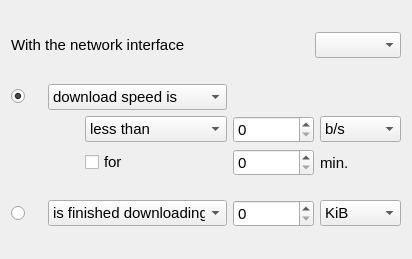
            <widget class="QWidget" name="tabNetwork">
             <attribute name="title">
              <string>Network</string>
             </attribute>
             <layout class="QGridLayout" name="gridLayout_12">
              <item row="0" column="0">
               <spacer name="verticalSpacer_13">
                <property name="orientation">
                 <enum>Qt::Vertical</enum>
                </property>
                <property name="sizeHint" stdset="0">
                 <size>
                  <width>20</width>
                  <height>21</height>
                 </size>
                </property>
               </spacer>
              </item>
              <item row="1" column="0">
               <layout class="QHBoxLayout" name="horizontalLayout_2">
                <item>
                 <widget class="QLabel" name="labelWithNetworkInterface">
                  <property name="font">
                   <font>
                    <pointsize>11</pointsize>
                   </font>
                  </property>
                  <property name="locale">
                   <locale language="English" country="UnitedStates"/>
                  </property>
                  <property name="text">
                   <string>With the network interface</string>
                  </property>
                 </widget>
                </item>
                <item>
                 <spacer name="horizontalSpacer_33">
                  <property name="orientation">
                   <enum>Qt::Horizontal</enum>
                  </property>
                  <property name="sizeHint" stdset="0">
                   <size>
                    <width>40</width>
                    <height>20</height>
                   </size>
                  </property>
                 </spacer>
                </item>
                <item>
                 <widget class="QComboBox" name="comboBoxNetworkInterface">
                  <property name="font">
                   <font>
                    <pointsize>11</pointsize>
                   </font>
                  </property>
                  <property name="locale">
                   <locale language="English" country="UnitedStates"/>
                  </property>
                  <property name="currentText">
                   <string notr="true"/>
                  </property>
                 </widget>
                </item>
               </layout>
              </item>
              <item row="2" column="0">
               <spacer name="verticalSpacer_12">
                <property name="orientation">
                 <enum>Qt::Vertical</enum>
                </property>
                <property name="sizeHint" stdset="0">
                 <size>
                  <width>20</width>
                  <height>20</height>
                 </size>
                </property>
               </spacer>
              </item>
              <item row="3" column="0">
               <layout class="QGridLayout" name="gridLayout_11">
                <item row="0" column="0">
                 <widget class="QRadioButton" name="radioButtonNetworkUploadDownloadSpeed">
                  <property name="font">
                   <font>
                    <pointsize>11</pointsize>
                   </font>
                  </property>
                  <property name="locale">
                   <locale language="English" country="UnitedStates"/>
                  </property>
                  <property name="text">
                   <string/>
                  </property>
                  <property name="checked">
                   <bool>true</bool>
                  </property>
                  <attribute name="buttonGroup">
                   <string notr="true">buttonGroupNetwork</string>
                  </attribute>
                 </widget>
                </item>
                <item row="0" column="1" colspan="3">
                 <widget class="QComboBox" name="comboBoxNetworkSpeed">
                  <property name="font">
                   <font>
                    <pointsize>11</pointsize>
                   </font>
                  </property>
                  <property name="locale">
                   <locale language="English" country="UnitedStates"/>
                  </property>
                  <item>
                   <property name="text">
                    <string>download speed is</string>
                   </property>
                  </item>
                  <item>
                   <property name="text">
                    <string>upload speed is</string>
                   </property>
                  </item>
                 </widget>
                </item>
                <item row="0" column="4" colspan="2">
                 <spacer name="horizontalSpacer_17">
                  <property name="orientation">
                   <enum>Qt::Horizontal</enum>
                  </property>
                  <property name="sizeHint" stdset="0">
                   <size>
                    <width>168</width>
                    <height>20</height>
                   </size>
                  </property>
                 </spacer>
                </item>
                <item row="1" column="0" colspan="2">
                 <spacer name="horizontalSpacer_18">
                  <property name="orientation">
                   <enum>Qt::Horizontal</enum>
                  </property>
                  <property name="sizeHint" stdset="0">
                   <size>
                    <width>68</width>
                    <height>20</height>
                   </size>
                  </property>
                 </spacer>
                </item>
                <item row="1" column="2" colspan="2">
                 <widget class="QComboBox" name="comboBoxNetworkMoreLess">
                  <property name="font">
                   <font>
                    <pointsize>11</pointsize>
                   </font>
                  </property>
                  <property name="locale">
                   <locale language="English" country="UnitedStates"/>
                  </property>
                  <item>
                   <property name="text">
                    <string>less than</string>
                   </property>
                  </item>
                  <item>
                   <property name="text">
                    <string>more than</string>
                   </property>
                  </item>
                 </widget>
                </item>
                <item row="1" column="4">
                 <widget class="QSpinBox" name="spinBoxNetworkUnitSpeed">
                  <property name="font">
                   <font>
                    <pointsize>11</pointsize>
                   </font>
                  </property>
                  <property name="locale">
                   <locale language="English" country="UnitedStates"/>
                  </property>
                  <property name="maximum">
                   <number>999</number>
                  </property>
                  <property name="singleStep">
                   <number>5</number>
                  </property>
                 </widget>
                </item>
                <item row="1" column="5">
                 <widget class="QComboBox" name="comboBoxNetworkUnitSpeed">
                  <property name="font">
                   <font>
                    <pointsize>11</pointsize>
                   </font>
                  </property>
                  <property name="locale">
                   <locale language="English" country="UnitedStates"/>
                  </property>
                  <property name="currentText">
                   <string notr="true">b/s</string>
                  </property>
                  <item>
                   <property name="text">
                    <string notr="true">b/s</string>
                   </property>
                  </item>
                  <item>
                   <property name="text">
                    <string notr="true">KiB/s</string>
                   </property>
                  </item>
                  <item>
                   <property name="text">
                    <string notr="true">MiB/s</string>
                   </property>
                  </item>
                  <item>
                   <property name="text">
                    <string notr="true">GiB/s</string>
                   </property>
                  </item>
                 </widget>
                </item>
                <item row="2" column="0" colspan="2">
                 <spacer name="horizontalSpacer_19">
                  <property name="orientation">
                   <enum>Qt::Horizontal</enum>
                  </property>
                  <property name="sizeHint" stdset="0">
                   <size>
                    <width>68</width>
                    <height>20</height>
                   </size>
                  </property>
                 </spacer>
                </item>
                <item row="2" column="2">
                 <widget class="QCheckBox" name="checkBoxNetworkFor">
                  <property name="font">
                   <font>
                    <pointsize>11</pointsize>
                   </font>
                  </property>
                  <property name="locale">
                   <locale language="English" country="UnitedStates"/>
                  </property>
                  <property name="text">
                   <string>for</string>
                  </property>
                 </widget>
                </item>
                <item row="2" column="3">
                 <spacer name="horizontalSpacer_20">
                  <property name="orientation">
                   <enum>Qt::Horizontal</enum>
                  </property>
                  <property name="sizeHint" stdset="0">
                   <size>
                    <width>68</width>
                    <height>20</height>
                   </size>
                  </property>
                 </spacer>
                </item>
                <item row="2" column="4">
                 <widget class="QSpinBox" name="spinBoxNetworkMinutes">
                  <property name="font">
                   <font>
                    <pointsize>11</pointsize>
                   </font>
                  </property>
                  <property name="locale">
                   <locale language="English" country="UnitedStates"/>
                  </property>
                  <property name="maximum">
                   <number>300</number>
                  </property>
                 </widget>
                </item>
                <item row="2" column="5">
                 <widget class="QLabel" name="labelNetworkMinutes">
                  <property name="font">
                   <font>
                    <pointsize>11</pointsize>
                   </font>
                  </property>
                  <property name="locale">
                   <locale language="English" country="UnitedStates"/>
                  </property>
                  <property name="text">
                   <string extracomment="minutes">min.</string>
                  </property>
                 </widget>
                </item>
                <item row="3" column="1">
                 <spacer name="verticalSpacer_10">
                  <property name="orientation">
                   <enum>Qt::Vertical</enum>
                  </property>
                  <property name="sizeHint" stdset="0">
                   <size>
                    <width>20</width>
                    <height>18</height>
                   </size>
                  </property>
                 </spacer>
                </item>
                <item row="3" column="4">
                 <spacer name="verticalSpacer_11">
                  <property name="orientation">
                   <enum>Qt::Vertical</enum>
                  </property>
                  <property name="sizeHint" stdset="0">
                   <size>
                    <width>20</width>
                    <height>18</height>
                   </size>
                  </property>
                 </spacer>
                </item>
                <item row="4" column="0">
                 <widget class="QRadioButton" name="radioButtonNetworkIsUpDownloading">
                  <property name="font">
                   <font>
                    <pointsize>11</pointsize>
                   </font>
                  </property>
                  <property name="locale">
                   <locale language="English" country="UnitedStates"/>
                  </property>
                  <property name="text">
                   <string/>
                  </property>
                  <attribute name="buttonGroup">
                   <string notr="true">buttonGroupNetwork</string>
                  </attribute>
                 </widget>
                </item>
                <item row="4" column="1" colspan="3">
                 <widget class="QComboBox" name="comboBoxNetworkFinished">
                  <property name="font">
                   <font>
                    <pointsize>11</pointsize>
                   </font>
                  </property>
                  <property name="locale">
                   <locale language="English" country="UnitedStates"/>
                  </property>
                  <item>
                   <property name="text">
                    <string>is finished downloading</string>
                   </property>
                  </item>
                  <item>
                   <property name="text">
                    <string>is finished uploading</string>
                   </property>
                  </item>
                 </widget>
                </item>
                <item row="4" column="4">
                 <widget class="QSpinBox" name="spinBoxNetworkUnit">
                  <property name="font">
                   <font>
                    <pointsize>11</pointsize>
                   </font>
                  </property>
                  <property name="locale">
                   <locale language="English" country="UnitedStates"/>
                  </property>
                  <property name="maximum">
                   <number>999</number>
                  </property>
                 </widget>
                </item>
                <item row="4" column="5">
                 <widget class="QComboBox" name="comboBoxNetworkUnit">
                  <property name="font">
                   <font>
                    <pointsize>11</pointsize>
                   </font>
                  </property>
                  <property name="locale">
                   <locale language="English" country="UnitedStates"/>
                  </property>
                  <property name="currentText">
                   <string notr="true">KiB</string>
                  </property>
                  <item>
                   <property name="text">
                    <string notr="true">KiB</string>
                   </property>
                  </item>
                  <item>
                   <property name="text">
                    <string notr="true">MiB</string>
                   </property>
                  </item>
                  <item>
                   <property name="text">
                    <string notr="true">GiB</string>
                   </property>
                  </item>
                 </widget>
                </item>
               </layout>
              </item>
              <item row="4" column="0">
               <spacer name="verticalSpacer_14">
                <property name="orientation">
                 <enum>Qt::Vertical</enum>
                </property>
                <property name="sizeHint" stdset="0">
                 <size>
                  <width>20</width>
                  <height>21</height>
                 </size>
                </property>
               </spacer>
              </item>
             </layout>
            </widget>
